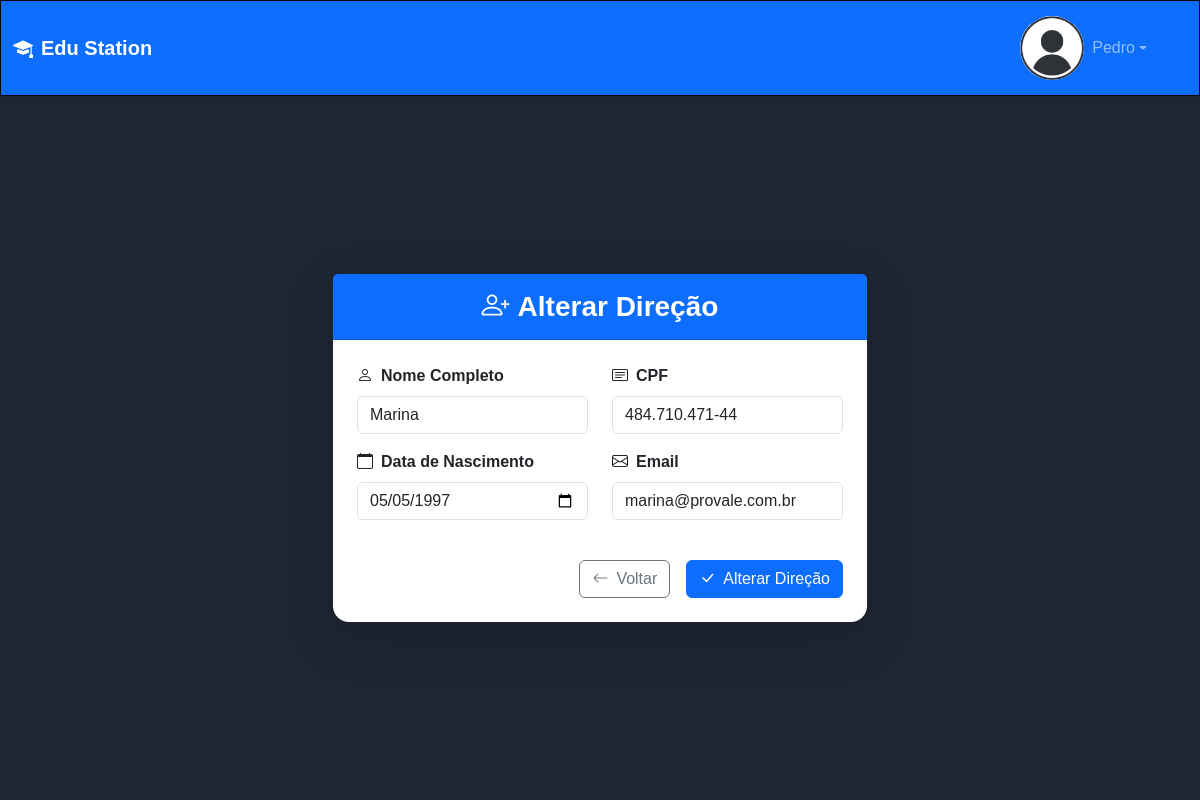
The page /direcao/alter_direcao/1 (signed in) on the database its author committed.
### direcao/models.py (models this page shows, shortened)
class Direcao(models.Model):
    user = models.OneToOneField(User, on_delete=models.CASCADE, primary_key=True)
    cpf = models.CharField(max_length=14, unique=True)
    data_nasc = models.DateField(default=datetime.date.today)
    class Meta:
        verbose_name = 'Diretor(a)'

### direcao/views.py (the view, shortened to what this page needs)
# urls.py: path('alter_direcao/<int:id>', altDirecao, name='altDirecao'),
@login_required(login_url='loginInicio:login_usuario')
def altDirecao(request, id):
    direcao = get_object_or_404(Direcao, pk=id)
    if request.method == "GET":
        return render(request, 'cadDirecao.html', {
            'submit': 'Alterar Direção',
            'titulo': 'Alterar Direção',
            'direcao': direcao
        })

### loginInicio/templates/cadDirecao.html (shortened to what this page needs)
{% extends "base.html" %}
{% load static %}
{% block main %}
<div class="container h-100 d-flex align-items-center justify-content-center">
    <div class="row justify-content-center w-100">
        <div class="col-md-8 col-lg-6">
            <div class="card shadow-lg border-0 rounded-4">
                <div class="card-header bg-primary text-white text-center py-3">
                    <h3 class="mb-0 fw-bold">
                        <i class="bi bi-person-plus me-2"></i>{{ titulo|default:"Cadastro Direção" }}
                    </h3>
                </div>
                <div class="card-body p-4">
                    <form method="post" id="cadastro-form">
                        <div class="row">
                            <div class="col-md-6 mb-3">
                                <label for="nome" class="form-label fw-semibold">
                                    <i class="bi bi-person me-2"></i>Nome Completo
                                </label>
                                <input type="text" class="form-control" name="nome" id="nomeCad"
                                       placeholder="Digite seu nome completo"
                                       value="{% if direcao %}{{ direcao.user.first_name }} {{ direcao.user.last_name }}{% endif %}" required>
                            </div>
                            <div class="col-md-6 mb-3">
                                <label for="cpf" class="form-label fw-semibold">
                                    <i class="bi bi-card-text me-2"></i>CPF
                                </label>
                                <input type="text" class="form-control" name="cpf" id="cpfCad"
                                       placeholder="000.000.000-00"
                                       value="{% if direcao %}{{ direcao.cpf }}{% endif %}"
                                       {% if direcao %}readonly{% endif %} required
                                       data-format="cpf">
                            </div>
                        </div>
                        <div class="row">
                            <div class="col-md-6 mb-3">
                                <label for="Data de Nascimento" class="form-label fw-semibold">
                                    <i class="bi bi-calendar me-2"></i>Data de Nascimento
                                </label>
                                <input type="date" class="form-control" name="Data de Nascimento" id="dateCad"
                                       value="{% if direcao %}{{ direcao.data_nasc|date:'Y-m-d' }}{% endif %}" required>
                            </div>
                            <div class="col-md-6 mb-3">
                                <label for="Email" class="form-label fw-semibold">
                                    <i class="bi bi-envelope me-2"></i>Email
                                </label>
                                <input type="email" class="form-control" name="Email" id="emailCad"
                                       placeholder="seu@email.com"
                                       value="{% if direcao %}{{ direcao.user.email }}{% endif %}" required>
                            </div>
                        </div>
                        <div class="d-grid gap-2 d-md-flex justify-content-md-end mt-4">
                            <a href="{% if user.is_authenticated %}{% url 'direcao:direcao' %}{% else %}{% url 'loginInicio:login_usuario' %}{% endif %}"
                               class="btn btn-outline-secondary me-md-2">
                                <i class="bi bi-arrow-left me-2"></i>Voltar
                            </a>
                            <button type="submit" class="btn btn-primary" id="submit-cad">
                                <i class="bi bi-check-lg me-2"></i>{{ submit|default:'Criar Usuário' }}
                            </button>
                        </div>
                    </form>
                </div>
            </div>
        </div>
    </div>
</div>
{% endblock main %}

### loginInicio/templates/base.html (shortened to what this page needs)
{% load static %}
<!DOCTYPE html>
<html lang="pt-br">
<head>
    <link href="https://cdn.jsdelivr.net/npm/bootstrap@5.3.2/dist/css/bootstrap.min.css" rel="stylesheet">
    <link rel="stylesheet" href="https://cdn.jsdelivr.net/npm/bootstrap-icons@1.11.1/font/bootstrap-icons.css">
    <link rel="stylesheet" href={% static "css/base.css" %}>
</head>
<body class="bg-light d-flex flex-column" style="height: 100vh;">
    <nav class="navbar navbar-expand-lg navbar-dark bg-primary shadow-sm">
        <div class="container-fluid">
            <a class="navbar-brand fw-bold" href={% url "loginInicio:inicio" %}>
                <i class="bi bi-mortarboard-fill me-2"></i>Edu Station
            {% if user.is_authenticated %}
            <div class="navbar-nav ms-auto">
                <div class="nav-item dropdown">
                    <a class="nav-link dropdown-toggle d-flex align-items-center" href="#" role="button" data-bs-toggle="dropdown">
                        <img src={% static "img/icone_perfil.jpg" %} alt="perfil" class="rounded-circle me-2" width="32" height="64">
                        <span class="d-none d-md-inline">{{ user.first_name|default:user.username }}</span>
                    </a>
                </div>
            </div>
            {% endif %}
        </div>
    </nav>
    <main class="container-fluid flex-grow-1 d-flex flex-column" style="overflow-y: auto;">
        {% block main %}
        {% endblock main %}
    </main>
</body>
</html>

### static/css/base.css (style rules this page uses)
:root { --cor-infos: #51A3A3; --cor-main: #1F2633; --cor-links: black; --borda: 1px black solid; }
* { font-family: Arial, Helvetica, sans-serif; margin: 0; padding: 0; box-sizing: border-box; list-style: none; text-decoration: none; }
a { color: var(--cor-links); }

### rows shown on the page
Direcao: nome "Marina", cpf "484.710.471-44", data_nasc "05/05/1997", Email "marina@provale.com.br"

### other values the page prints
{{ user.first_name|default:user.username }} "Pedro"
{{ titulo|default:"Cadastro Direção" }} "Alterar Direção"
{{ submit|default:'Criar Usuário' }} "Alterar Direção"
